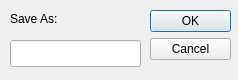
<?xml version="1.0" encoding="UTF-8"?>
<ui version="4.0">
 <class>SaveAdjustmentDialog</class>
 <widget class="QDialog" name="SaveAdjustmentDialog">
  <property name="geometry">
   <rect>
    <x>0</x>
    <y>0</y>
    <width>238</width>
    <height>80</height>
   </rect>
  </property>
  <property name="windowTitle">
   <string>Save Adjustment As</string>
  </property>
  <widget class="QDialogButtonBox" name="buttonBox">
   <property name="geometry">
    <rect>
     <x>150</x>
     <y>10</y>
     <width>81</width>
     <height>301</height>
    </rect>
   </property>
   <property name="orientation">
    <enum>Qt::Vertical</enum>
   </property>
   <property name="standardButtons">
    <set>QDialogButtonBox::Cancel|QDialogButtonBox::Ok</set>
   </property>
  </widget>
  <widget class="QLineEdit" name="lineEdit_name">
   <property name="geometry">
    <rect>
     <x>10</x>
     <y>40</y>
     <width>131</width>
     <height>27</height>
    </rect>
   </property>
  </widget>
  <widget class="QLabel" name="label">
   <property name="geometry">
    <rect>
     <x>10</x>
     <y>10</y>
     <width>131</width>
     <height>17</height>
    </rect>
   </property>
   <property name="text">
    <string>Save As:</string>
   </property>
  </widget>
 </widget>
 <resources/>
 <connections>
  <connection>
   <sender>buttonBox</sender>
   <signal>accepted()</signal>
   <receiver>SaveAdjustmentDialog</receiver>
   <slot>accept()</slot>
   <hints>
    <hint type="sourcelabel">
     <x>248</x>
     <y>254</y>
    </hint>
    <hint type="destinationlabel">
     <x>157</x>
     <y>274</y>
    </hint>
   </hints>
  </connection>
  <connection>
   <sender>buttonBox</sender>
   <signal>rejected()</signal>
   <receiver>SaveAdjustmentDialog</receiver>
   <slot>reject()</slot>
   <hints>
    <hint type="sourcelabel">
     <x>316</x>
     <y>260</y>
    </hint>
    <hint type="destinationlabel">
     <x>286</x>
     <y>274</y>
    </hint>
   </hints>
  </connection>
 </connections>
</ui>
